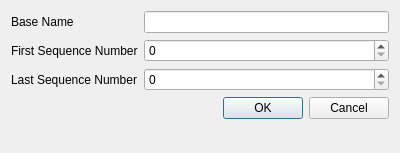
<?xml version="1.0" encoding="UTF-8"?>
<ui version="4.0">
 <class>BatchCreateDialog</class>
 <widget class="QDialog" name="BatchCreateDialog">
  <property name="geometry">
   <rect>
    <x>0</x>
    <y>0</y>
    <width>400</width>
    <height>153</height>
   </rect>
  </property>
  <property name="windowTitle">
   <string>Dialog</string>
  </property>
  <layout class="QFormLayout" name="formLayout">
   <item row="0" column="0">
    <widget class="QLabel" name="label">
     <property name="text">
      <string>Base Name</string>
     </property>
    </widget>
   </item>
   <item row="0" column="1">
    <widget class="QLineEdit" name="basename"/>
   </item>
   <item row="1" column="0">
    <widget class="QLabel" name="label_2">
     <property name="text">
      <string>First Sequence Number</string>
     </property>
    </widget>
   </item>
   <item row="1" column="1">
    <widget class="QSpinBox" name="first">
     <property name="maximum">
      <number>1000</number>
     </property>
    </widget>
   </item>
   <item row="2" column="0">
    <widget class="QLabel" name="label_3">
     <property name="text">
      <string>Last Sequence Number</string>
     </property>
    </widget>
   </item>
   <item row="2" column="1">
    <widget class="QSpinBox" name="last">
     <property name="maximum">
      <number>1000</number>
     </property>
    </widget>
   </item>
   <item row="3" column="0" colspan="2">
    <widget class="QDialogButtonBox" name="buttonBox">
     <property name="orientation">
      <enum>Qt::Horizontal</enum>
     </property>
     <property name="standardButtons">
      <set>QDialogButtonBox::Cancel|QDialogButtonBox::Ok</set>
     </property>
    </widget>
   </item>
  </layout>
 </widget>
 <resources/>
 <connections>
  <connection>
   <sender>buttonBox</sender>
   <signal>accepted()</signal>
   <receiver>BatchCreateDialog</receiver>
   <slot>accept()</slot>
   <hints>
    <hint type="sourcelabel">
     <x>248</x>
     <y>254</y>
    </hint>
    <hint type="destinationlabel">
     <x>157</x>
     <y>274</y>
    </hint>
   </hints>
  </connection>
  <connection>
   <sender>buttonBox</sender>
   <signal>rejected()</signal>
   <receiver>BatchCreateDialog</receiver>
   <slot>reject()</slot>
   <hints>
    <hint type="sourcelabel">
     <x>316</x>
     <y>260</y>
    </hint>
    <hint type="destinationlabel">
     <x>286</x>
     <y>274</y>
    </hint>
   </hints>
  </connection>
 </connections>
</ui>
